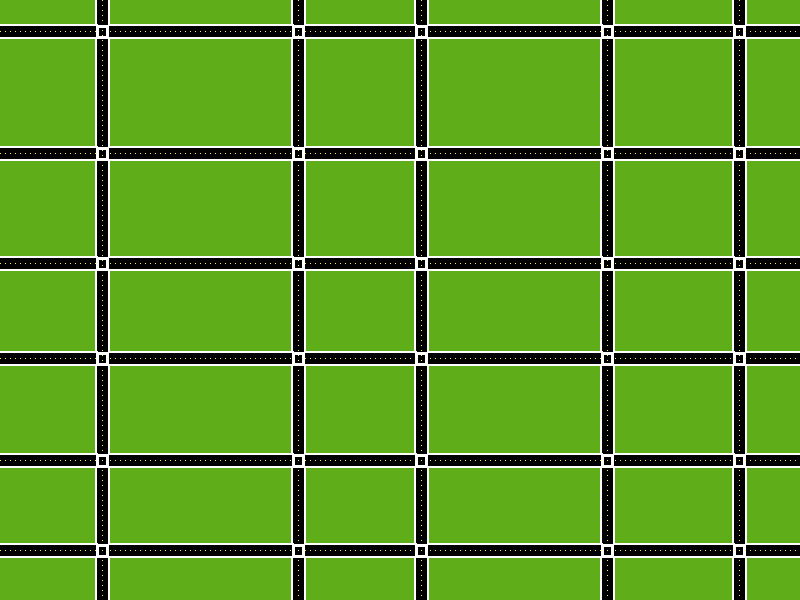
Frame 1 (no input)
Frame 60 (the mouse pressed at the canvas centre just before this capture): identical to frame 1, image omitted
Frame 120 (the mouse held since frame 60 and released just before this capture): identical to frame 1, image omitted

The Processing sketch that drew this single still picture (run headless with seeded random() and noise(); from frame 60 on, the mouse is pressed at the canvas centre):

// Processing sketch: unit3project
// ── unit3project.pde
int randX;
int randY;
ArrayList<String> roadCords;
  
void setup()
{
    roadCords = new ArrayList<String>();
    size(800, 600);
    background(#60AD1A);
    random();
    noStroke();
    
    while (randX <= width)
    {
      int randDist = int(random(100, 201));
      road(randX, 0, true); 
      
      randX += randDist;
    }
    
    while (randY <= height)
    {
      int randDist = int(random(90, 150));
      road(0, randY, false); 
      
      randY += randDist;
    }
}

void draw()
{
    
}

void random()
{    
    randX = int(random(1, 150));
    randY = int(random(1, 100));
}

void road(int xCord, int yCord, boolean vertical) 
{
  if (vertical)
  {
    for (int y = 0; y <= height; y++) 
    {
      fill(0); 
      rect(xCord, y, 11, 1); 
      
      fill(255);
      rect(xCord-2, y, 2, 1);
      rect(xCord + 11, y, 2, 1);
      
      roadCords.add(xCord + "," + y);
      
      if (y % 5 == 0)
      {
        fill(#FFF158); 
        rect(xCord + 5, y, 1, 1); 
      }
    }
  }
  else
  {
    for (int x = 0; x <= width; x++) 
    {
      fill(0); 
      rect(x, yCord, 1, 11);
      
      fill(255);
      rect(x, yCord-2, 1, 2);
      rect(x, yCord+11, 1, 2);
      
      if(roadCords.contains(x + "," + yCord))
      {
        
        noFill();
        strokeWeight(3);
        stroke(255);
        rect(x, yCord, 10, 11);
        x += 11;
        noStroke();
        
      }
      
      if (x % 5 == 0)
      {
        fill(#FFF158); 
        rect(x, yCord + 5, 1, 1); 
      }
      
      roadCords.add(x + "," + yCord);
    }
  }
}
